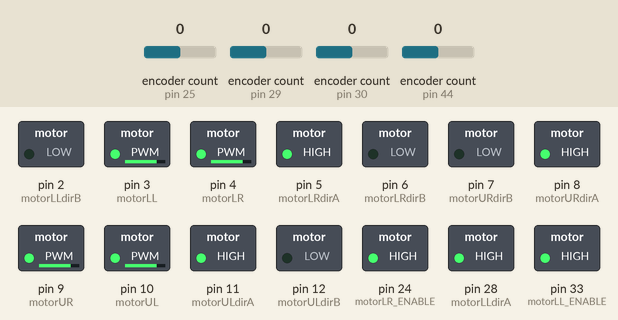
The sketch below on a simulated Arduino Mega 2560, built with avr-gcc and run on an emulated ATmega2560. On the bench: switched loads named in the sketch (green lamp = pin HIGH). The test bench sets the inputs (shaded band); at power-on: encoder count (sensors on pin 25, pin 29, pin 30, pin 44) 0.

Above: at 0.1 s.
Timing chart, 0 to 1.6 s (numbered marks = the images above):
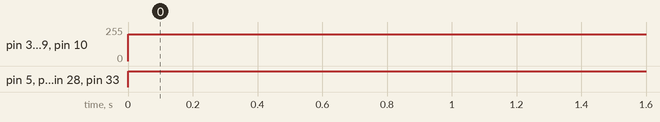

Measured:
- by itself, pin 3 (motorLL), pin 4 (motorLR), pin 9 (motorUR), pin 10 (motorUL): 0/255 → 200/255 at 0.00 s
- by itself, pin 5 (motorLRdirA), pin 8 (motorURdirA), pin 11 (motorULdirA), pin 24 (motorLR_ENABLE), pin 28 (motorLLdirA), pin 33 (motorLL_ENABLE): LOW → HIGH at 0.00 s

The sketch:

Motors.ino
```cpp
#include "Encoders.h"
#define motorUR 9
#define motorURdirA 8
#define motorURdirB 7
#define motorLR 4
#define motorLRdirA 5
#define motorLRdirB 6
#define motorUL 10
#define motorULdirA 11
#define motorULdirB 12
#define motorLL 3
#define motorLLdirA 28
#define motorLLdirB 2
#define motorUR_ENABLE 52
#define motorLR_ENABLE 24
#define motorUL_ENABLE 39
#define motorLL_ENABLE 33

void MotorsRelease(){
  digitalWrite(motorULdirA, LOW);
  digitalWrite(motorULdirB, LOW);
  digitalWrite(motorURdirA, LOW);
  digitalWrite(motorURdirB, LOW);
  digitalWrite(motorLLdirA, LOW);
  digitalWrite(motorLLdirB, LOW);
  digitalWrite(motorLRdirA, LOW);
  digitalWrite(motorLRdirB, LOW);
}

void MotorsStop(){
  digitalWrite(motorULdirA, HIGH);
  digitalWrite(motorULdirB, HIGH);
  digitalWrite(motorURdirA, HIGH);
  digitalWrite(motorURdirB, HIGH);
  digitalWrite(motorLLdirA, HIGH);
  digitalWrite(motorLLdirB, HIGH);
  digitalWrite(motorLRdirA, HIGH);
  digitalWrite(motorLRdirB, HIGH);
  delay(25);
}

void MotorsInitialize(){
  pinMode(motorUL, OUTPUT);
  pinMode(motorULdirA, OUTPUT);
  pinMode(motorULdirB, OUTPUT);
  pinMode(motorLL, OUTPUT);
  pinMode(motorLLdirA, OUTPUT);
  pinMode(motorLLdirB, OUTPUT);
  pinMode(motorUR, OUTPUT);
  pinMode(motorURdirA, OUTPUT);
  pinMode(motorURdirB, OUTPUT);
  pinMode(motorLR, OUTPUT);
  pinMode(motorLRdirA, OUTPUT);
  pinMode(motorLRdirB, OUTPUT);
  pinMode(motorUR_ENABLE, OUTPUT);
  pinMode(motorLR_ENABLE, OUTPUT);
  pinMode(motorUL_ENABLE, OUTPUT);
  pinMode(motorLL_ENABLE, OUTPUT);
  digitalWrite(motorUR_ENABLE, HIGH);
  digitalWrite(motorLR_ENABLE, HIGH);
  digitalWrite(motorUL_ENABLE, HIGH);
  digitalWrite(motorLL_ENABLE, HIGH);
  MotorsRelease();
}

void URForward(){
  digitalWrite(motorURdirA, HIGH);
  digitalWrite(motorURdirB, LOW);
}

void URBackwards(){
  digitalWrite(motorURdirA, LOW);
  digitalWrite(motorURdirB, HIGH);
}

void ULForward(){
  digitalWrite(motorULdirA, HIGH);
  digitalWrite(motorULdirB, LOW);
}

void ULBackwards(){
  digitalWrite(motorULdirA, LOW);
  digitalWrite(motorULdirB, HIGH);
}

void LRForward(){
  digitalWrite(motorLRdirA, HIGH);
  digitalWrite(motorLRdirB, LOW);
}

void LRBackwards(){
  digitalWrite(motorLRdirA, LOW);
  digitalWrite(motorLRdirB, HIGH);
}

void LLForward(){
  digitalWrite(motorLLdirA, HIGH);
  digitalWrite(motorLLdirB, LOW);
}

void LLBackwards(){
  digitalWrite(motorLLdirA, LOW);
  digitalWrite(motorLLdirB, HIGH);
}


void MoveForward(int speed){
  ULForward();
  LLForward();
  URForward();
  LRForward();
  analogWrite(motorUL, speed);
  analogWrite(motorLL, speed);
  analogWrite(motorUR, speed);
  analogWrite(motorLR, speed);
}

void MoveBackwards(int speed){
  ULBackwards();
  LLBackwards();
  URBackwards();
  LRBackwards();
  analogWrite(motorUL, speed);
  analogWrite(motorLL, speed);
  analogWrite(motorUR, speed);
  analogWrite(motorLR, speed);
}

void RotateLeft(int speed){
  ULBackwards();
  LLBackwards();
  URForward();
  LRForward();
  analogWrite(motorUL, speed);
  analogWrite(motorLL, speed);
  analogWrite(motorUR, speed);
  analogWrite(motorLR, speed);
}

void RotateRight(int speed){
  ULForward();
  LLForward();
  URBackwards();
  LRBackwards();
  analogWrite(motorUL, speed);
  analogWrite(motorLL, speed);
  analogWrite(motorUR, speed);
  analogWrite(motorLR, speed);
}

void IntroduceRight(int speed){
  ULForward();
  LLForward();
  analogWrite(motorUL, speed);
  analogWrite(motorLL, speed);
  analogWrite(motorUR, 0);
  analogWrite(motorLR, 0);
}

void IntroduceLeft(int speed){
  URForward();
  LRForward();
  analogWrite(motorUL, 0);
  analogWrite(motorLL, 0);
  analogWrite(motorUR, speed);
  analogWrite(motorLR, speed);
}


void setup() {
  Serial.begin(9600);
  MotorsInitialize();
  while(EncPulseEB<TileDist || EncPulseEA<TileDist || EncPulseDA<TileDist){
    MoveForward(200);
    UpdateEncoders();
    delay(100);
  }
  MotorsStop();
  delay(100);
  MotorsRelease();
}

void loop() {

}
```

Encoders.h
```cpp
#include <Encoder.h>
#define TileDist 4550
#define TurnDist 2420
Encoder EB(29, 27);
Encoder DB(25, 23);
Encoder EA(30, 32);
Encoder DA(44, 42);
//E=left , D=right
//A=front , B=back
int EncPulseEB=0;
int EncPulseDB=0;
int EncPulseEA=0;
int EncPulseDA=0;
int EncPulseAvg=0;
bool Locked=false;
int EncPulseEBbackup=0;
int EncPulseDBbackup=0;
int EncPulseEAbackup=0;
int EncPulseDAbackup=0;


void UpdateEncoders(){
  if(Locked==false){
    EncPulseEB=abs(EB.read());
    EncPulseEA=abs(EA.read());
    EncPulseDA=abs(DA.read());
    EncPulseAvg=(EncPulseEB+EncPulseEA+EncPulseDA)/3;
  }
}

void LockEncoders(){
  Locked=true;
  EncPulseEBbackup = EB.read();
  EncPulseDBbackup = DB.read();
  EncPulseEAbackup = EA.read();
  EncPulseDAbackup = DA.read();
}

void UnlockEncoders(){
  Locked=false;
  EB.write(EncPulseEBbackup);
  DB.write(EncPulseDBbackup);
  EA.write(EncPulseEAbackup);
  DA.write(EncPulseDAbackup);
  UpdateEncoders();
}

void ResetEncoders(){
  EB.write(0);
  DB.write(0);
  EA.write(0);
  DA.write(0);
  EncPulseEB=0;
  EncPulseDB=0;
  EncPulseEA=0;
  EncPulseDA=0;
  EncPulseAvg=0;
}
```
